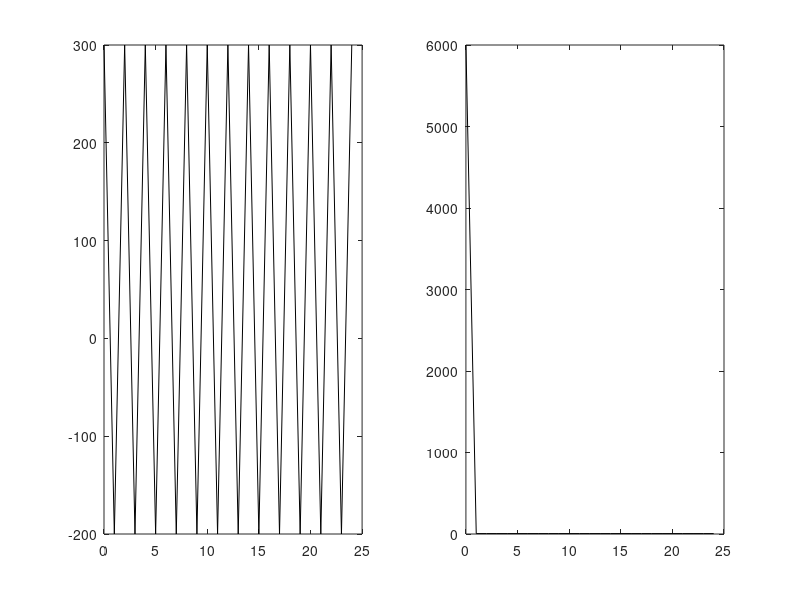

This chart was generated by the following MATLAB code:
figure;
xlim([0 25]);  %establishes axis range for x axis
P = [];
a0=300;
m0=0;
w0=6000;
P(1,:) = [m0,w0,a0]
plot (0,a0,'.','markersize',24); 
hold on
Months=1
while Months < 25
    P
    a=input('How many workers this month?')
    b = 20 * a- a0;
    a0=b;
    subplot (1,2,1)  % (r,c,n) indicates that there will be r rows of plots, 
                 % c columns of plots within each row and the relative
                 % position of the plot called in the next line of code
                 % within that grid.
    plot(Months,a0,'.','markersize',24);
    P(Months+1,:)= [Months,a,b];
    plot(P(:,1),P(:,3),'color','k');
    
    subplot (1,2,2)  % (r,c,n) indicates that there will be r rows of plots, 
                 % c columns of plots within each row and the relative
                 % position of the plot called in the next line of code
                 % within that grid.
    plot(Months,a0,'.','markersize',24);
    P(Months+1,:)= [Months,a,b];
    plot(P(:,1),P(:,2),'color','k');
    
    Months=Months+1;
end
